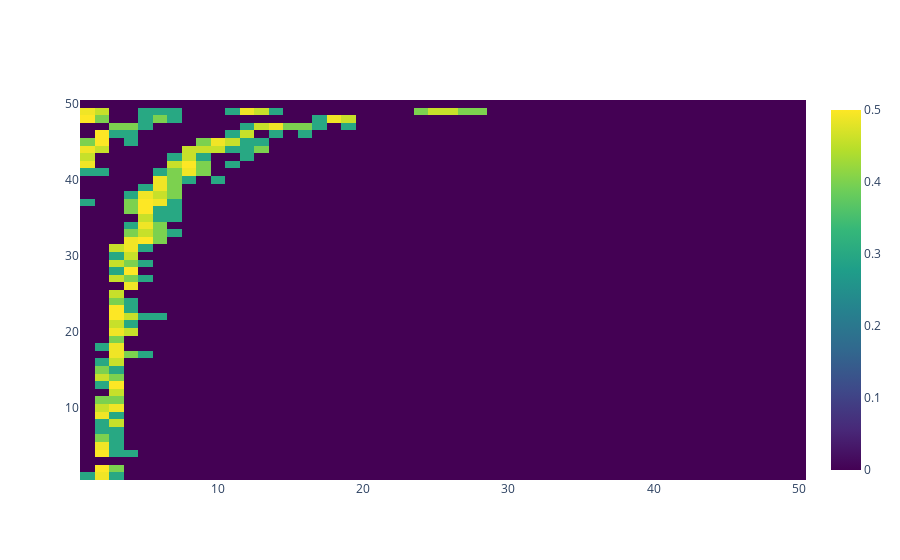

This figure's notebook cell:
### Code cell
import plotly.graph_objects as go

fig = go.Figure(data=go.Heatmap(z=z, x=x, y=y[::-1], colorscale='Viridis'))
fig.show()

### Figure 1 — Plotly figure (JSON) as saved in the notebook; plotly's stock layout.template omitted (floating-point values rounded to 4 significant figures; data arrays with more than 128 entries replaced by an {"elided": "..."} marker saying what was removed)
{"data": [{"colorscale": [[0, "#440154"], [0.1111, "#482878"], [0.2222, "#3e4989"], [0.3333, "#31688e"], [0.4444, "#26828e"], [0.5556, "#1f9e89"], [0.6667, "#35b779"], [0.7778, "#6ece58"], [0.8889, "#b5de2b"], [1, "#fde725"]], "type": "heatmap", "x": {"elided": "2500 int values"}, "y": {"elided": "2500 int values"}, "z": {"elided": "2500 float values"}}], "layout": {}}
